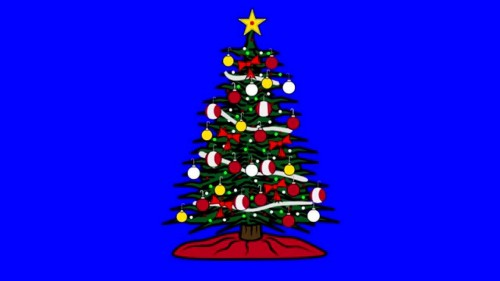
#> input picture src/img/ctree_bluescreen.jpg, 500 x 281 px, found by its file name
$ python taller2_1_segmentacion_de_color.py
#> lines starting #> are read from the running program, lines starting #| are printed output that depends on the picture; after the words box and inside, x2 and y2 are one past the last pixel; in counts of white or black regions, pixels touching at a corner belong together
import cv2
import numpy as np
import matplotlib.pyplot as plt

################################################################################################

image = cv2.imread('img/ctree_bluescreen.jpg')
#> image is the input picture: shape (281, 500, 3); mean B, G, R 221.3, 9.2, 13.5
print('Image type: ', type(image), 'Image Dimensions : ', image.shape)
#| Image type:  <class 'numpy.ndarray'> Image Dimensions :  (281, 500, 3)

################################################################################################

image_copy = np.copy(image)

image_copy = cv2.cvtColor(image_copy, cv2.COLOR_BGR2RGB)
plt.imshow(image_copy)

################################################################################################

lower_blue = np.array([0, 0, 100]) ##[R value, G value, B value]
upper_blue = np.array([120, 100, 255])

################################################################################################

mask = cv2.inRange(image_copy, lower_blue, upper_blue)
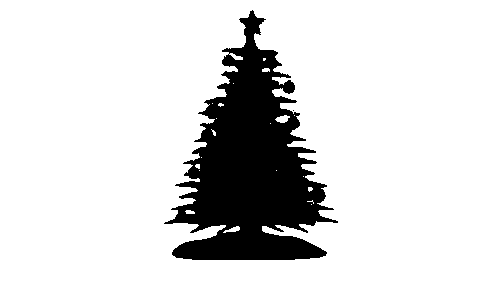
#> mask: shape (281, 500); 85% white; 2 black regions (1 under 20 px), largest, box (x1, y1, x2, y2) and area: (164, 10, 338, 260) 21103
plt.imshow(mask, cmap='gray')

################################################################################################

masked_image = np.copy(image_copy)
masked_image[mask != 0] = [0, 0, 0]
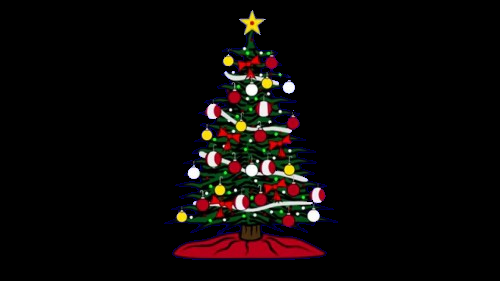
#> masked_image: shape (281, 500, 3); mean R, G, B 12.4, 8.2, 7.3
plt.imshow(masked_image)

################################################################################################

background_image = cv2.imread('img/playa.JPG')
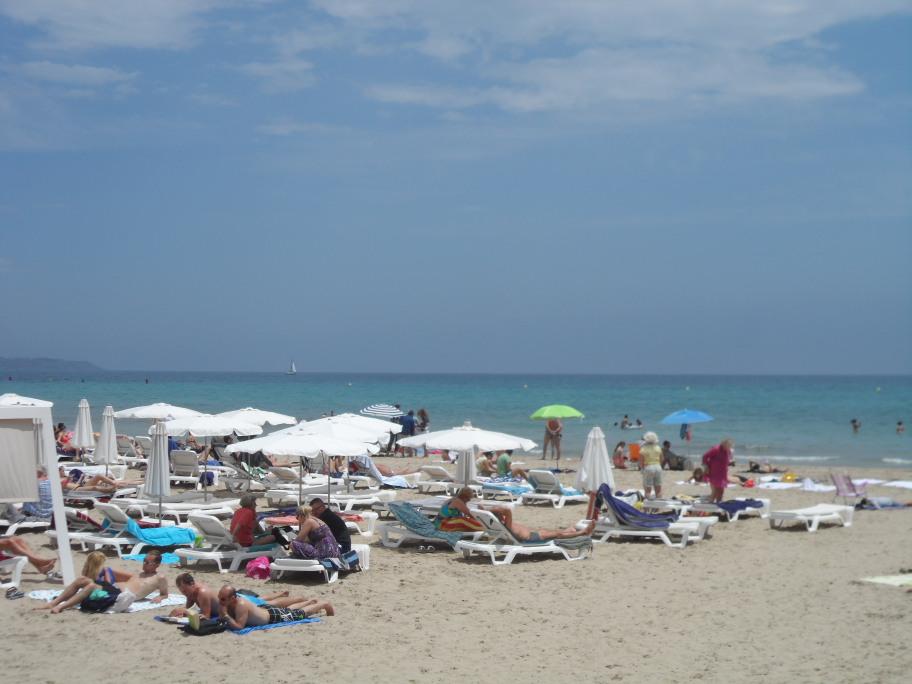
#> input picture src/img/playa.JPG, 3648 x 2736 px, found by its file name (shown at 1/4 size)
#> background_image is the input picture: shape (2736, 3648, 3); mean B, G, R 163.2, 147.7, 129.4
background_image = cv2.cvtColor(background_image, cv2.COLOR_BGR2RGB)

# Nuevo Tama~no
dsize = (500, 281)
# escalar imagen
crop_background = cv2.resize(background_image, dsize)
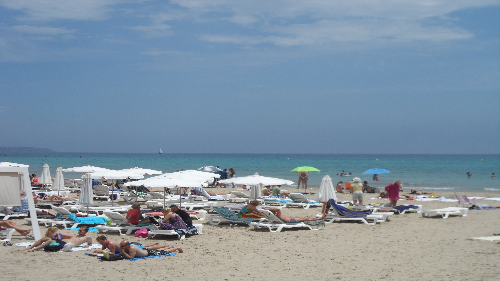
#> crop_background: shape (281, 500, 3); mean R, G, B 129.3, 147.6, 163.1
crop_background[mask == 0] = [0, 0, 0]
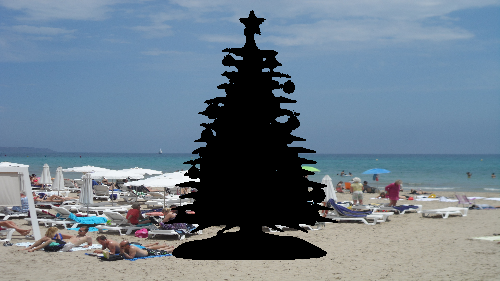
#> crop_background: shape (281, 500, 3); 15.02% of pixels changed, all inside (x1, y1, x2, y2) = (164, 10, 338, 260)

plt.imshow(crop_background)

################################################################################################

final_image = crop_background + masked_image
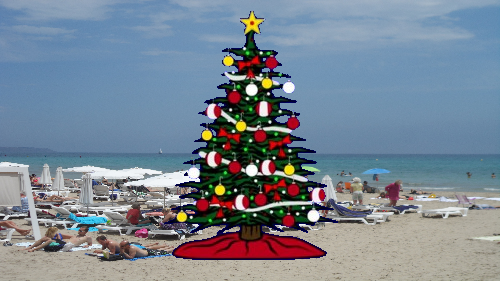
#> final_image: shape (281, 500, 3); mean R, G, B 121.4, 133.5, 146.6
plt.imshow(final_image)

################################################################################################

plt.show()
